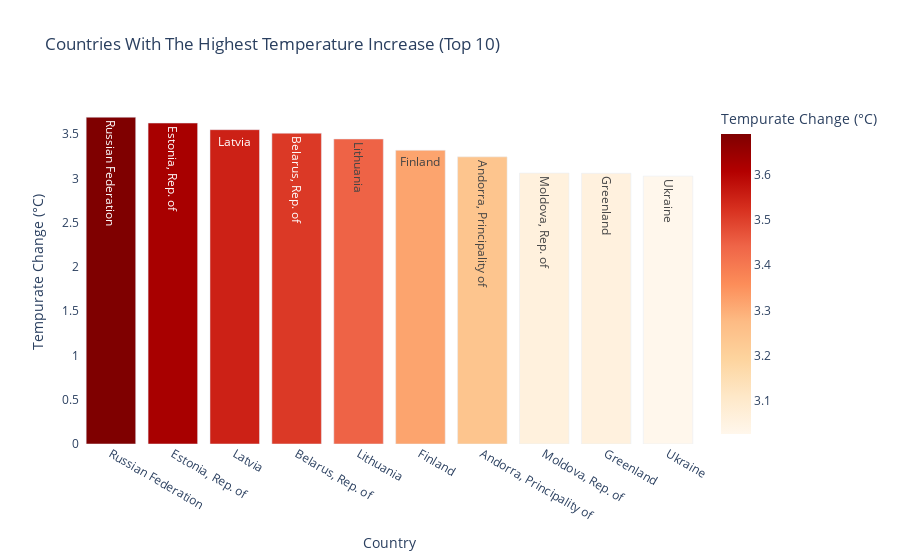

This figure's notebook cell:
### Markdown cell above
# Pais con el mayor incrementp de temperatura

### Code cell
fig_bar = px.bar(df_melt.sort_values("Tempurate_Change", ascending = False).head(10), x='Country',
                 y='Tempurate_Change', color='Tempurate_Change', color_continuous_scale = 'orrd',
                 title='Countries With The Highest Temperature Increase (Top 10)', text="Country",
                 labels={'Tempurate_Change': 'Tempurate Change (°C)'})

fig_bar.update_layout(
    xaxis=dict(showgrid=False),
    yaxis=dict(showgrid=False),
    plot_bgcolor='rgba(0,0,0,0)'
)
fig_bar.show()

### Figure 1 — Plotly figure (JSON) as saved in the notebook; plotly's stock layout.template omitted (floating-point values rounded to 4 significant figures)
{"data": [{"alignmentgroup": "True", "hovertemplate": "Country=%{text}<br>Tempurate Change (°C)=%{marker.color}<extra></extra>", "legendgroup": "", "marker": {"color": [3.691, 3.625, 3.55, 3.51, 3.445, 3.317, 3.243, 3.06, 3.058, 3.026], "coloraxis": "coloraxis", "pattern": {"shape": ""}}, "name": "", "offsetgroup": "", "orientation": "v", "showlegend": false, "text": ["Russian Federation", "Estonia, Rep. of", "Latvia", "Belarus, Rep. of", "Lithuania", "Finland", "Andorra, Principality of", "Moldova, Rep. of", "Greenland", "Ukraine"], "textposition": "auto", "type": "bar", "x": ["Russian Federation", "Estonia, Rep. of", "Latvia", "Belarus, Rep. of", "Lithuania", "Finland", "Andorra, Principality of", "Moldova, Rep. of", "Greenland", "Ukraine"], "xaxis": "x", "y": [3.691, 3.625, 3.55, 3.51, 3.445, 3.317, 3.243, 3.06, 3.058, 3.026], "yaxis": "y"}], "layout": {"barmode": "relative", "coloraxis": {"colorbar": {"title": {"text": "Tempurate Change (°C)"}}, "colorscale": [[0, "rgb(255,247,236)"], [0.125, "rgb(254,232,200)"], [0.25, "rgb(253,212,158)"], [0.375, "rgb(253,187,132)"], [0.5, "rgb(252,141,89)"], [0.625, "rgb(239,101,72)"], [0.75, "rgb(215,48,31)"], [0.875, "rgb(179,0,0)"], [1, "rgb(127,0,0)"]]}, "legend": {"tracegroupgap": 0}, "plot_bgcolor": "rgba(0,0,0,0)", "title": {"text": "Countries With The Highest Temperature Increase (Top 10)"}, "xaxis": {"anchor": "y", "domain": [0, 1], "showgrid": false, "title": {"text": "Country"}}, "yaxis": {"anchor": "x", "domain": [0, 1], "showgrid": false, "title": {"text": "Tempurate Change (°C)"}}}}
